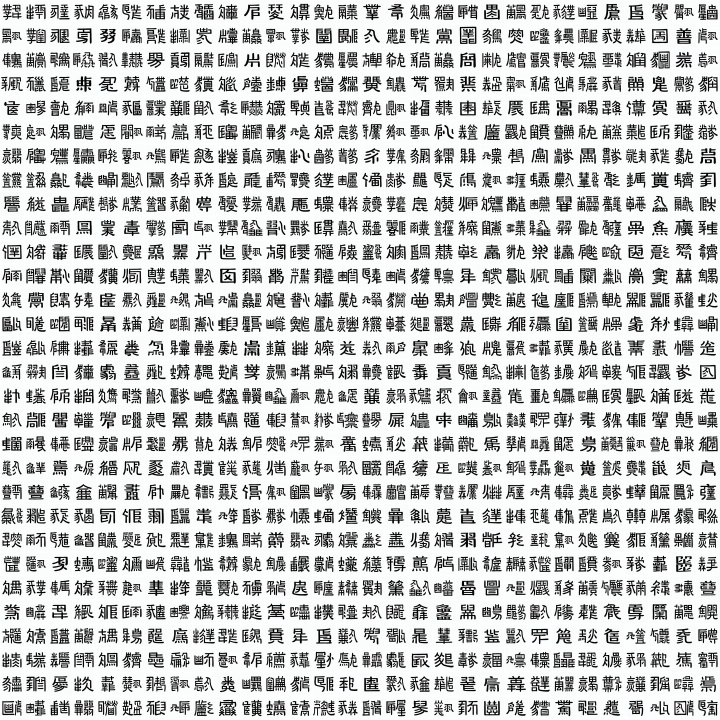
#> input picture full_set/1.jpg, 1440 x 1440 px (shown at 1/2 size); its folder holds only this picture in this run
$ python -i similarity.py   (imports and definitions only)
#> lines starting #> are read from the running program, lines starting #| are printed output that depends on the picture; after the words box and inside, x2 and y2 are one past the last pixel; in counts of white or black regions, pixels touching at a corner belong together
from PIL import Image
import numpy as np
from glob import glob


def preprocess_image(path, size=(40, 40), threshold=128):
    # Load and convert to grayscale
#> called with path = 'full_set/1.jpg', size = (40, 40), threshold = 128
    img = Image.open(path).convert("L")

    # Binarize (black/white)
    img = img.point(lambda p: 0 if p > threshold else 255).convert("1")  # type: ignore
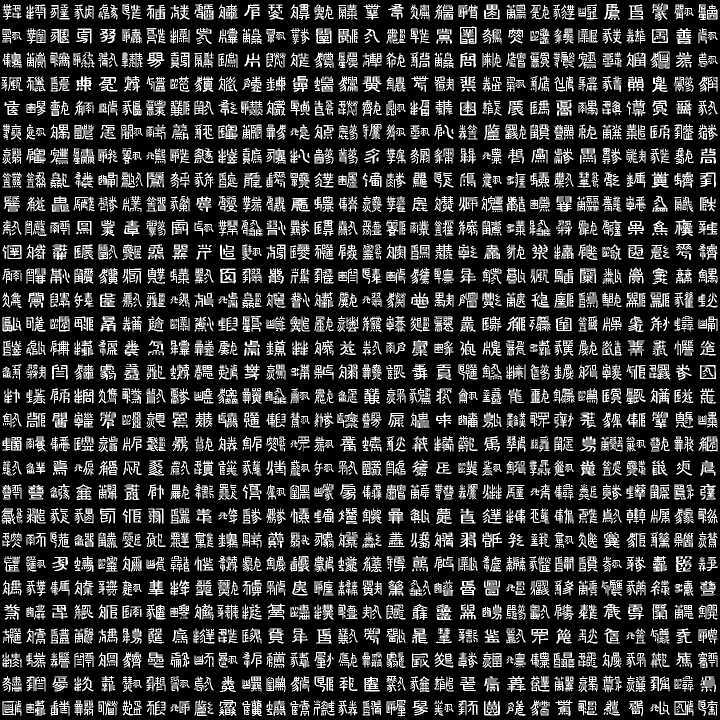
#> img: PIL image 1440x1440 1 (shown at 1/2 size); 20.7% white in thin lines or dots

    # Get bounding box of black pixels
    bbox = img.getbbox()
#> bbox = (3, 7, 1435, 1433)
    if not bbox:
        raise ValueError("No black pixels found")

    # Crop to bounding box and resize
    cropped = img.crop(bbox).resize(size)
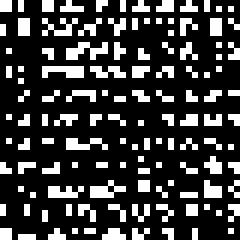
#> cropped: PIL image 40x40 1 (shown 6 times larger); 24.1% white in thin lines or dots

    # Convert to binary numpy array: 0 (white) or 1 (black)
    return np.array(cropped, dtype=np.uint8)
#> returned value: shape (40, 40); values 0 (black) and 1 (white), 24.1% white in thin lines or dots


# [1 line not run here, left out]
preprocessed_images = dict()
# [3 lines not run here, left out]


def find_character_id(img_path):
    arr1 = preprocess_image(img_path)

    least_diff = 100
    print(f"Processing {img_path}...")
    best_match: str = ""
    for i, img2_path in enumerate(preprocessed_images.keys()):
        arr2 = preprocessed_images[img2_path]
        diff = np.sum(arr1 != arr2)
        total = arr1.size
        diff = 100.0 * diff / total
        if diff < least_diff:
            least_diff = diff
            best_match = img2_path
#> after the loop, best_match = ''; least_diff = 100

    char_id = best_match.split("\\")[-1].split(".")[0]
#> char_id = ''
    return char_id, least_diff


# get all of the images in the posts/split directory

data = []
# [4 lines not run here, left out]

# export the data to a CSV file
import csv

# [5 lines not run here, left out]

>>> result = find_character_id('full_set/1.jpg')
#> result = ('', 100)

$ run again, on full_set/10.jpg
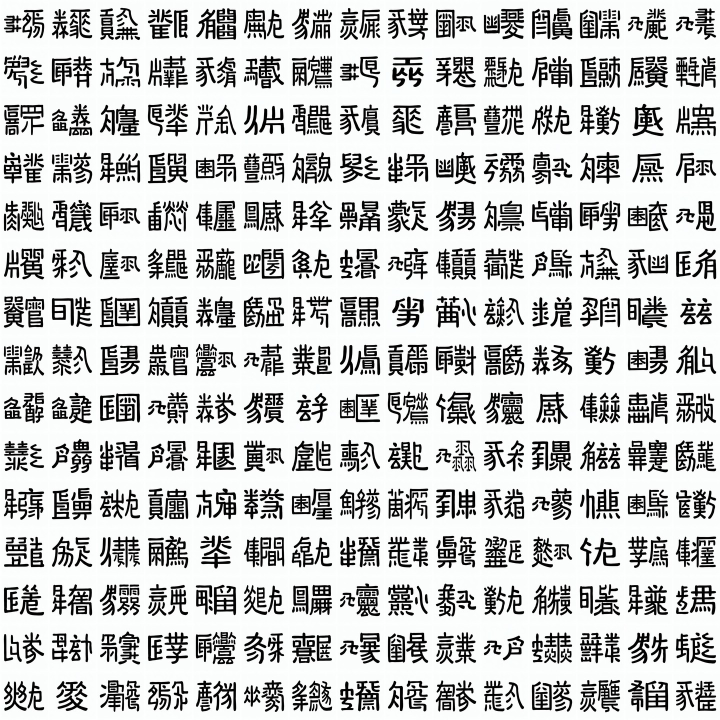
#> input picture full_set/10.jpg, 1440 x 1440 px (shown at 1/2 size)
#> in preprocess_image, `img = img.point(lambda p: 0 if p > threshold else 255).convert("1")`:
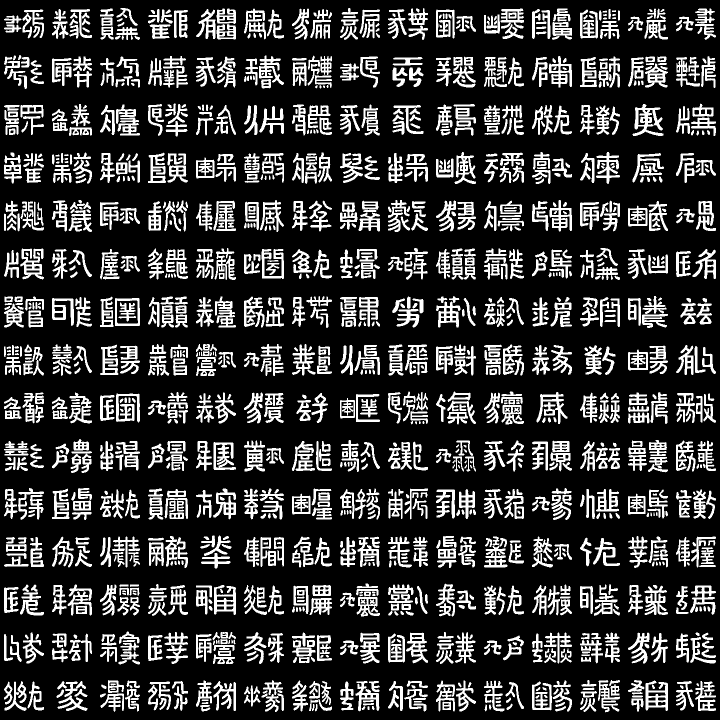
#> img: PIL image 1440x1440 1 (shown at 1/2 size); 22% white; 1656 white regions (18 under 20 px), largest, box (x1, y1, x2, y2) and area: (1265, 208, 1327, 272) 1806, (1073, 784, 1135, 848) 1469, (40, 497, 88, 559) 1460
#> bbox = (8, 16, 1432, 1425)
#> in preprocess_image, `cropped = img.crop(bbox).resize(size)`:
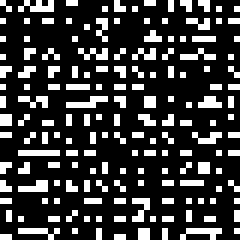
#> cropped: PIL image 40x40 1 (shown 6 times larger); 22.9% white in thin lines or dots
#> after the loop in find_character_id, `for i, img2_path in enumerate(preprocessed_images.keys()):`: best_match = ''; least_diff = 100
#> char_id = ''
#> result = ('', 100)

$ run again, on full_set/11.jpg
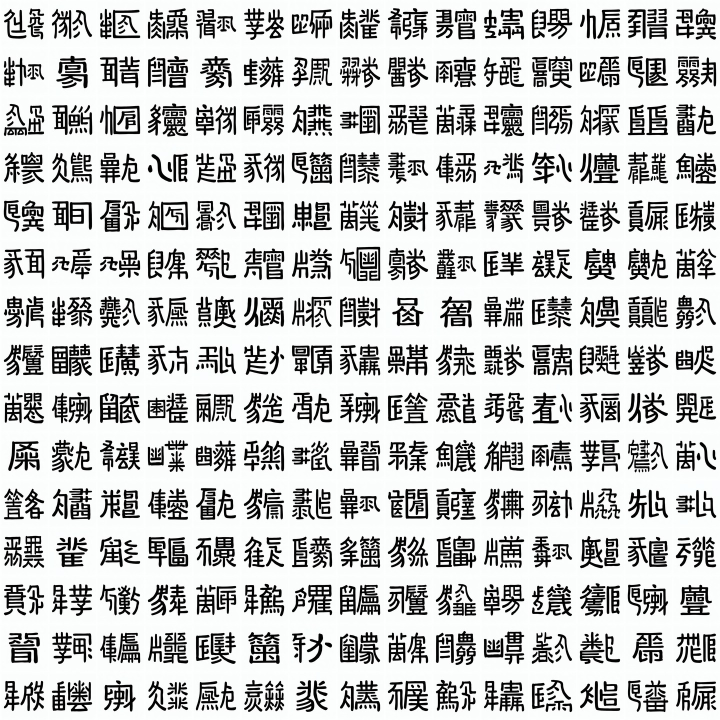
#> input picture full_set/11.jpg, 1440 x 1440 px (shown at 1/2 size)
#> in preprocess_image, `img = img.point(lambda p: 0 if p > threshold else 255).convert("1")`:
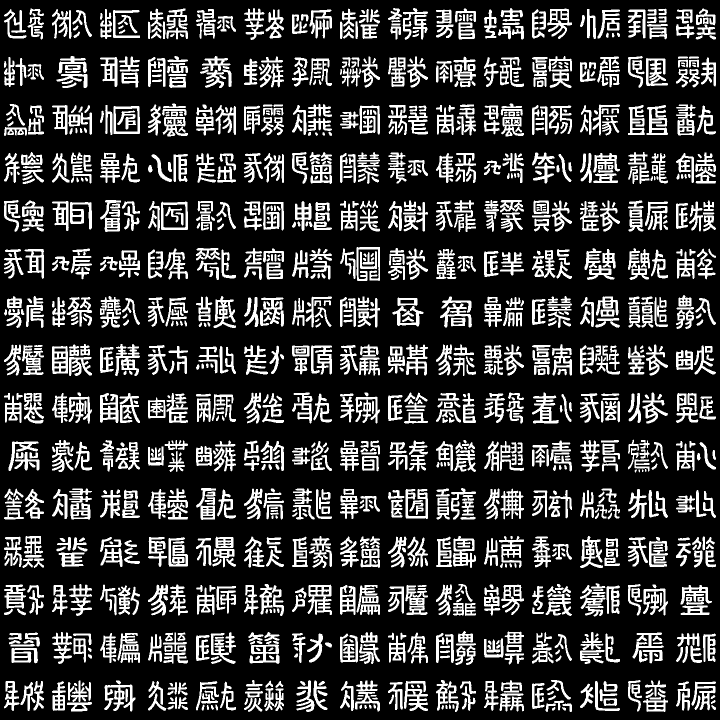
#> img: PIL image 1440x1440 1 (shown at 1/2 size); 22.3% white; 1552 white regions (9 under 20 px), largest, box (x1, y1, x2, y2) and area: (615, 1169, 664, 1230) 1585, (906, 1072, 952, 1136) 1548, (230, 688, 280, 752) 1497
#> bbox = (8, 16, 1432, 1424)
#> in preprocess_image, `cropped = img.crop(bbox).resize(size)`:
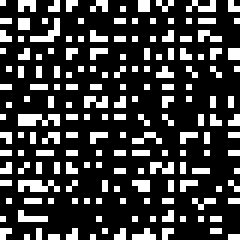
#> cropped: PIL image 40x40 1 (shown 6 times larger); 23.6% white in thin lines or dots
#> after the loop in find_character_id, `for i, img2_path in enumerate(preprocessed_images.keys()):`: best_match = ''; least_diff = 100
#> char_id = ''
#> result = ('', 100)

$ run again, on full_set/12.jpg
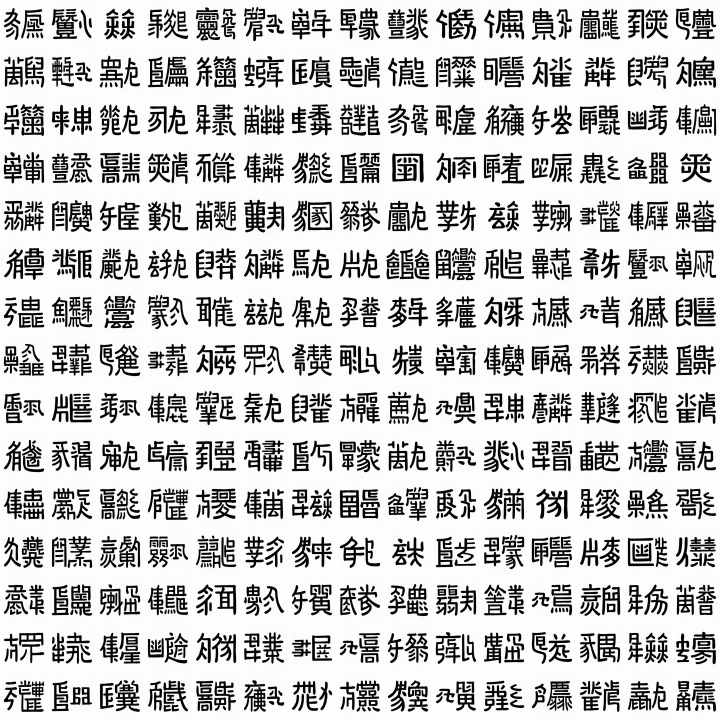
#> input picture full_set/12.jpg, 1440 x 1440 px (shown at 1/2 size)
#> in preprocess_image, `img = img.point(lambda p: 0 if p > threshold else 255).convert("1")`:
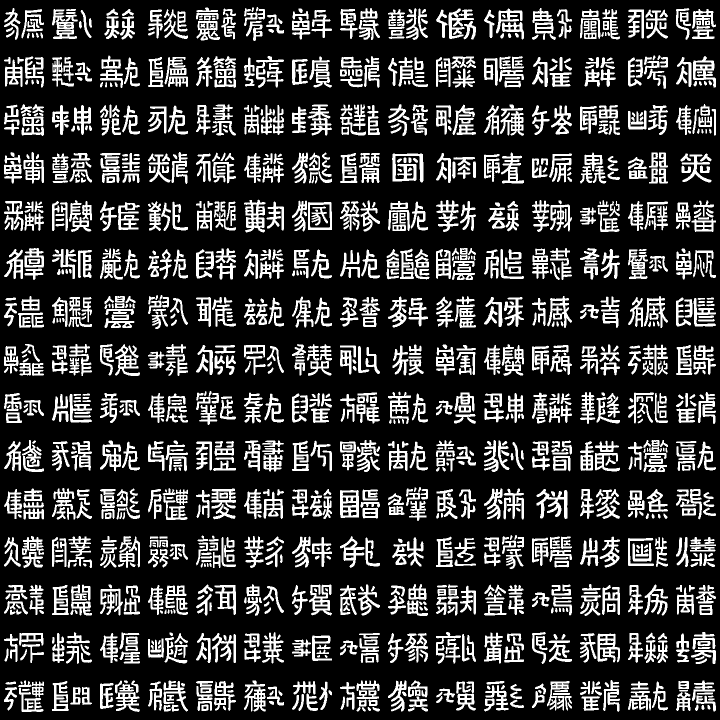
#> img: PIL image 1440x1440 1 (shown at 1/2 size); 22.2% white; 1605 white regions (7 under 20 px), largest, box (x1, y1, x2, y2) and area: (784, 307, 847, 365) 1738, (488, 399, 531, 465) 1582, (1073, 978, 1135, 1038) 1572
#> bbox = (8, 14, 1432, 1424)
#> in preprocess_image, `cropped = img.crop(bbox).resize(size)`:
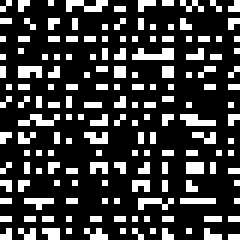
#> cropped: PIL image 40x40 1 (shown 6 times larger); 23.3% white in thin lines or dots
#> after the loop in find_character_id, `for i, img2_path in enumerate(preprocessed_images.keys()):`: best_match = ''; least_diff = 100
#> char_id = ''
#> result = ('', 100)
